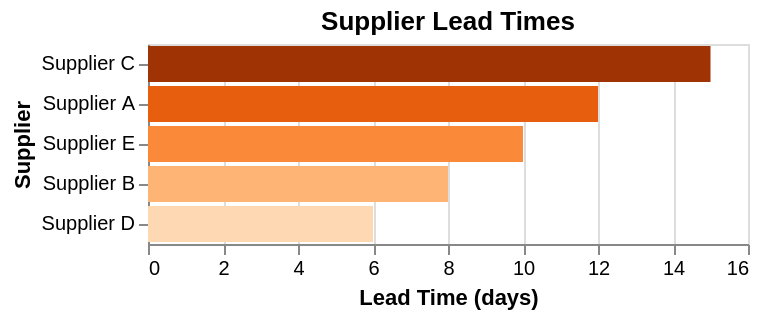

The Vega-Lite source for this figure:
### Vega-Lite specification from a JSON file in a GitHub repository (floating-point values rounded to 4 significant figures)
{"$schema": "https://vega.github.io/schema/vega-lite/v5.json", "description": "Supply chain lead times", "data": {"values": [{"supplier": "Supplier A", "leadTime": 12}, {"supplier": "Supplier B", "leadTime": 8}, {"supplier": "Supplier C", "leadTime": 15}, {"supplier": "Supplier D", "leadTime": 6}, {"supplier": "Supplier E", "leadTime": 10}]}, "mark": "bar", "encoding": {"y": {"field": "supplier", "type": "nominal", "axis": {"title": "Supplier"}, "sort": "-x"}, "x": {"field": "leadTime", "type": "quantitative", "axis": {"title": "Lead Time (days)"}}, "color": {"field": "leadTime", "type": "quantitative", "scale": {"scheme": "oranges"}, "legend": null}}, "title": "Supplier Lead Times"}
